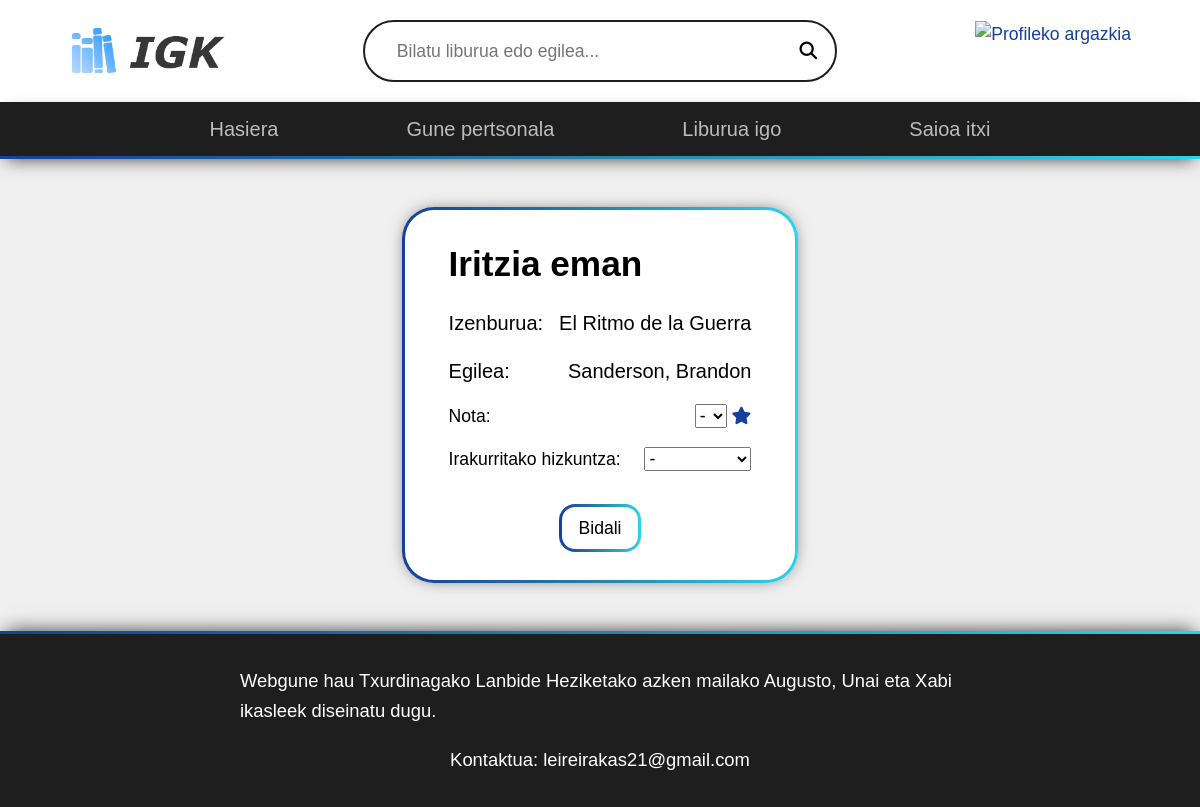
The page /liburua/4/iritzi (signed in) on the database its author committed.
### tables this page shows
create table if not exists idiomas_libro (
  id_libro int unsigned,
  nombre_idioma varchar(30),
  titulo_alternativo varchar(100),
  primary key (id_libro, nombre_idioma),
  foreign key (id_libro) references libro(id),
  foreign key (nombre_idioma) references idioma(nombre)
);

create table if not exists libro (
  id int unsigned auto_increment primary key,
  autor varchar(100) not null,
  serie varchar(30),
  serie_num smallint(4),
  fecha_pub date not null,
  cantidad_reviews int unsigned not null default 0,
  nota_media float(3, 2) unsigned not null default 0,
  edad_media tinyint(2) unsigned not null default 0,
  formato enum('Nobela', 'Komikia', 'Nobela Grafikoa', 'Manga') not null,
  sinopsis varchar(2550) not null,
  enlace varchar(255) not null
);

### public/index.php (called while the page is built, shortened)
<?php
$page = getPage();
$ruta_elegida = '';
if (count($page) === 1) {
  $ruta_elegida = '../views/' . $page[0] . '.php';
} else if (count($page) === 2 && in_array($page[0], ['liburua', 'bilaketa', 'iritzia'])) {
  $ruta_elegida = '../views/' . $page[0] . '.php';
  $busqueda = $page[1];
} else if (count($page) === 3 && $page[0] === 'liburua' && $page[2] === 'iritzi') {
  $ruta_elegida = '../views/' . $page[2] . '.php';
}
include_once $ruta_elegida;

### views/iritzi.php (the view, shortened to what this page needs)
<!DOCTYPE html>
<html lang='eu'>
<?php
include_once '../modules/db-config.php';
$libro = $pdo->prepare('SELECT l.id, il.titulo_alternativo AS titulo, l.autor FROM libro l JOIN idiomas_libro il ON l.id = il.id_libro WHERE l.id = :id AND il.nombre_idioma = "Gaztelania"');
$libro->execute(['id' => $id]);
$libro = $libro->fetch();
include_once '../templates/head.php';
include_once '../templates/header.php';
?>
<body>
  <main class="flex-center-row">
    <div class="form-container">
      <h1>Iritzia eman</h1>
      <form action="" method="post" class="flex-stretch-col" id="form-iritzia">
        <div class="campo-predefinido">
          <p>Izenburua:</p>
          <p><?php echo $libro['titulo'] ?></p>
        </div>
        <div class="campo-predefinido">
          <p>Egilea:</p>
          <p><?php echo $libro['autor'] ?></p>
        </div>
        <div class="campo">
          <label for="nota">Nota:</label>
          <div>
            <select name="nota" id="nota">
              <option disabled selected>-</option>
            </select>
            <i class="fa-solid fa-star"></i>
          </div>
        </div>
        <div class="campo">
          <label for="idioma">Irakurritako hizkuntza:</label>
          <select name="idioma" id="idioma">
            <option disabled selected>-</option>
            <?php
            include_once '../modules/db-config.php';
            $idiomasLibro = $pdo->prepare('SELECT nombre_idioma AS nombre FROM idiomas_libro WHERE id_libro = :id;');
            $idiomasLibro->execute(['id' => $id]);
            $idiomasLibro = $idiomasLibro->fetchAll();
            foreach ($idiomasLibro as $idioma) {
              print_r($idioma);
            ?>
            <?php
            }
            ?>
          </select>
        </div>
        <button id="enviar">Bidali</button>
      </form>
    </div>
  </main>
  <?php
  include_once '../templates/footer.php';
  ?>
</body>
</html>

### public/src/style.css (style rules this page uses)
:root { --clr-fondo: #f0f0f0; --clr-transparente: #00000000; --clr-acento: #14409e; --clr-error: #ff3232; --clr-enlace: #807c7c; --clr-gris-claro: #d9d9d9; --clr-gris-oscuro: #1e1e1e; --clr-negro: #000000; --clr-blanco: #ffffff; --clr-gradiente-inicial: var(--clr-acento); --clr-gradiente-central: #2784a8; --clr-gradiente-final: #27d4eb; --clr-gradiente-inicial-transparente: #14409e42; --clr-gradiente-central-transparente: #2783a84c; --clr-gradiente-final-transparente: #27d4eb2f; --gradiente: linear-gradient(to right, var(--clr-gradiente-inicial), var(--clr-gradiente-central), var(--clr-gradiente-final)); --gradiente-transparente: linear-gradient( 120deg, transparent, var(--clr-gradiente-inicial-transparente), var(--clr-gradiente-central-transparente), var(--clr-gradiente-final-transparente), transparent ); --outline: var(--clr-acento) solid 0.3125rem; --borde-gradiente-radius: linear-gradient(var(--clr-blanco), var(--clr-blanco)) padding-box, var(--gradiente) border-box; --sombra-alrededor: 0 0rem 1.125rem -0.375rem rgba(0, 0, 0, 0.75); --sombra-superior: 0 -0.375rem 1.125rem -0.375rem rgba(0, 0, 0, 0.75); --sombra-inferior: 0 0.375rem 1.125rem -0.375rem rgba(0, 0, 0, 0.75); --transicion-rapida: 100ms ease-in-out; --transicion: 200ms ease-in-out; font-family: 'Inter', sans-serif; }
body { font-size: 1.1rem; background-color: var(--clr-fondo); overflow-y: scroll; display: flex; flex-direction: column; justify-content: center; align-items: stretch; }
h1 { margin-bottom: 1rem; }
p { font-size: 1.25rem; line-height: 1.6; }
.form-container { background-color: var(--clr-blanco); padding: 1.75rem 2.75rem; box-shadow: var(--sombra-alrededor); border: 3px solid transparent; border-radius: 2rem; background: var(--borde-gradiente-radius); }
.form-container form { gap: 1rem; }
form :is(.campo, .campo-predefinido) { display: flex; flex-direction: row; justify-content: space-between; align-items: center; font-size: 1.1rem; gap: 1rem; }
form .campo-predefinido p { cursor: default; }
.form-container :is(select, [type='file'], [type='date']) { justify-self: stretch; }
.form-container button { margin-top: 1rem; align-self: center; border: 3px solid transparent; border-radius: 1rem; background: var(--borde-gradiente-radius); padding: 0.5rem 1rem; position: relative; overflow: hidden; }
.form-container button::before { content: ''; position: absolute; top: 0; left: -100%; width: 100%; height: 100%; background: var(--gradiente-transparente); transition: all 650ms; }
button, select, option, .file-input-text, [type='file'] { cursor: pointer; }
input, button, select, textarea, .file-input-text, #perfil img { transition: outline var(--transicion-rapida); }
main { flex-grow: 1; width: 75vw; margin-inline: auto; padding-block: 3rem; }
.flex-center-row { display: flex; flex-direction: row; justify-content: center; align-items: center; }
.flex-stretch-col { display: flex; flex-direction: column; justify-content: center; align-items: stretch; }
.fa-star { color: var(--clr-acento); }

### public/src/base.css (style rules this page uses)
body { min-height: 100vh; text-rendering: optimizeSpeed; line-height: 1.5; }
button, input, select, textarea { font: inherit; }

### rows shown on the page
idiomas_libro: titulo_alternativo "El Ritmo de la Guerra", id_libro.autor "Sanderson, Brandon"
